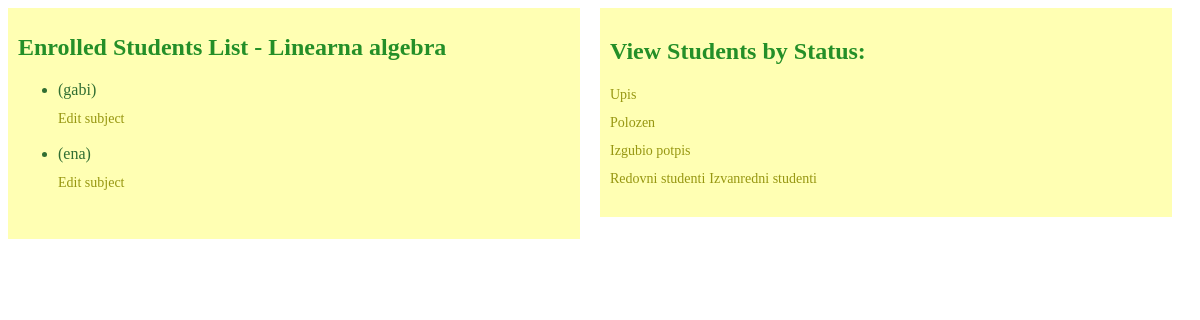
/enrolled_students_list/1/ (signed in), run on the app's committed database.
### app_1/models.py (models this page shows, shortened)
class Predmeti(models.Model):
    IZBORNI = (('DA', 'da'), ('NE', 'ne'))
    STATUS = (('upis', 'upisan'), ('da', 'polozen'), ('ne', 'izgubio potpis'))
    name = models.CharField(max_length=50)
    kod = models.CharField(max_length=50)
    program = models.CharField(max_length=50)
    ects = models.IntegerField()
    sem_red = models.IntegerField()
    sem_izv = models.IntegerField()
    izborni = models.CharField(max_length=50, choices=IZBORNI)
    nositelj = models.ForeignKey(Korisnici, on_delete=models.SET_NULL, null=True)

class Korisnici(AbstractUser):
    ROLES = (('prof', 'profesor'), ('stu', 'student'), ('admin', 'admin'))
    STATUS = (('none', 'None'), ('izv', 'izvanredni student'), ('red', 'redovni student'))
    role = models.CharField(max_length=50, choices=ROLES)
    status = models.CharField(max_length=50, choices=STATUS)

### app_1/views.py (the view)
# urls.py: path('enrolled_students_list/<int:subject_id>/', views.enrolled_students_list, name='enrolled_students_list'),
@login_required(login_url='login')
def enrolled_students_list(request, subject_id):
    subject = Predmeti.objects.get(pk=subject_id)
    enrollments = Upisi.objects.filter(predmet_id=subject)
    enrolled_students = [enrollment.student_id_id for enrollment in enrollments]
    students = Korisnici.objects.filter(id__in=enrolled_students)
    return render(request, 'enrolled_students_list.html', {'subject': subject, 'enrolled_students': students})

### app_1/templates/enrolled_students_list.html (shortened to what this page needs)
{% extends 'base.html' %}
{% block enrolled_students_list %}
  <div class="column-container">
    <div class="column" style="height: 60%;">
      <h1>Enrolled Students List - {{ subject.name }}</h1>
      <ul>
        {% for student in enrolled_students %}
          <li>{{ student.first_name }} {{ student.last_name }} ({{ student.username }})</li>
          <a href="{% url 'edit_subject_status' student_id=student.id subject_id=subject.id %}" style="color: #979711;">Edit subject</a> <br><br>
        {% endfor %}
      </ul>
    </div>
    <div class="column" style="height: 60%; box-sizing: border-box;">
      <h2 style="color: #248f28;">View Students by Status:</h2>
      <ul style="list-style: none; padding-left: 0;">
        <li><a href="{% url 'subject_status_list' status='upis' %}" style="color: #979711;">Upis</a></li>
        <li><a href="{% url 'subject_status_list' status='da' %}" style="color: #979711;">Polozen</a></li>
        <li><a href="{% url 'subject_status_list' status='ne' %}" style="color: #979711;">Izgubio potpis</a></li>
        <a href="{% url 'view_student_status' %}">Redovni studenti</a>
        <a href="{% url 'view_student_status_ne' %}">Izvanredni studenti</a>
      </ul>
    </div>
  </div>
{% endblock %}

### app_1/templates/enrolled_students_list.html (style rules this page uses)
h1 { color: #248f28; font-size: 24px; margin-bottom: 20px; }
ul { margin-bottom: 20px; }
li { color: #306e32; font-size: 16px; margin-bottom: 10px; }
a { color: #979711; text-decoration: none; font-size: 14px; }
.column-container { display: flex; }
.column { flex: 1; background-color: #ffffb3; padding: 10px; margin-right: 20px; }

### data on the page
Predmeti: name "Linearna algebra"
Korisnici: username "gabi"
Korisnici: username "ena"
